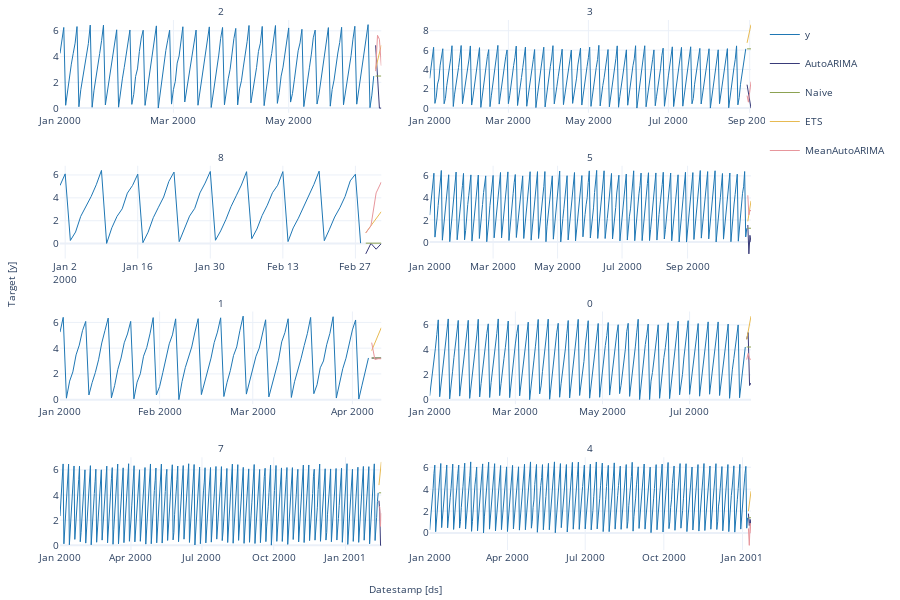

Notebook cell for this chart:
### Code cell
#| hide
# test plot with ds as object

panel_df['ds'] = panel_df['ds'].astype(str)
fcst.plot(panel_df, fcsts_df)

### Figure 1 — Plotly figure (JSON) as saved in the notebook; plotly's stock layout.template omitted (floating-point values rounded to 4 significant figures; data arrays with more than 128 entries replaced by an {"elided": "..."} marker saying what was removed)
{"data": [{"legendgroup": "y", "line": {"color": "#1f77b4", "width": 1}, "mode": "lines", "name": "y", "showlegend": true, "type": "scatter", "x": {"elided": "167 str values"}, "xaxis": "x", "y": {"elided": "167 float values"}, "yaxis": "y"}, {"legendgroup": "y", "line": {"color": "#1f77b4", "width": 1}, "mode": "lines", "name": "y", "showlegend": false, "type": "scatter", "x": {"elided": "242 str values"}, "xaxis": "x2", "y": {"elided": "242 float values"}, "yaxis": "y2"}, {"legendgroup": "y", "line": {"color": "#1f77b4", "width": 1}, "mode": "lines", "name": "y", "showlegend": false, "type": "scatter", "x": ["2000-01-01T00:00:00", "2000-01-02T00:00:00", "2000-01-03T00:00:00", "2000-01-04T00:00:00", "2000-01-05T00:00:00", "2000-01-06T00:00:00", "2000-01-07T00:00:00", "2000-01-08T00:00:00", "2000-01-09T00:00:00", "2000-01-10T00:00:00", "2000-01-11T00:00:00", "2000-01-12T00:00:00", "2000-01-13T00:00:00", "2000-01-14T00:00:00", "2000-01-15T00:00:00", "2000-01-16T00:00:00", "2000-01-17T00:00:00", "2000-01-18T00:00:00", "2000-01-19T00:00:00", "2000-01-20T00:00:00", "2000-01-21T00:00:00", "2000-01-22T00:00:00", "2000-01-23T00:00:00", "2000-01-24T00:00:00", "2000-01-25T00:00:00", "2000-01-26T00:00:00", "2000-01-27T00:00:00", "2000-01-28T00:00:00", "2000-01-29T00:00:00", "2000-01-30T00:00:00", "2000-01-31T00:00:00", "2000-02-01T00:00:00", "2000-02-02T00:00:00", "2000-02-03T00:00:00", "2000-02-04T00:00:00", "2000-02-05T00:00:00", "2000-02-06T00:00:00", "2000-02-07T00:00:00", "2000-02-08T00:00:00", "2000-02-09T00:00:00", "2000-02-10T00:00:00", "2000-02-11T00:00:00", "2000-02-12T00:00:00", "2000-02-13T00:00:00", "2000-02-14T00:00:00", "2000-02-15T00:00:00", "2000-02-16T00:00:00", "2000-02-17T00:00:00", "2000-02-18T00:00:00", "2000-02-19T00:00:00", "2000-02-20T00:00:00", "2000-02-21T00:00:00", "2000-02-22T00:00:00", "2000-02-23T00:00:00", "2000-02-24T00:00:00", "2000-02-25T00:00:00", "2000-02-26T00:00:00", "2000-02-27T00:00:00", "2000-02-28T00:00:00"], "xaxis": "x3", "y": [5.08, 6.096, 0.2747, 1.011, 2.385, 3.196, 4.112, 5.146, 6.402, 0.01859, 1.386, 2.381, 3.041, 4.416, 5.086, 6.068, 0.0832, 1.001, 2.267, 3.184, 4.072, 5.434, 6.253, 0.1744, 1.266, 2.405, 3.085, 4.433, 5.293, 6.308, 0.2943, 1.111, 2.092, 3.239, 4.178, 5.12, 6.291, 0.4281, 1.278, 2.453, 3.358, 4.45, 5.101, 6.294, 0.1773, 1.372, 2.225, 3.206, 4.071, 5.177, 6.334, 0.2544, 1.26, 2.324, 3.138, 4.11, 5.484, 6.069, 0.0405], "yaxis": "y3"}, {"legendgroup": "y", "line": {"color": "#1f77b4", "width": 1}, "mode": "lines", "name": "y", "showlegend": false, "type": "scatter", "x": {"elided": "301 str values"}, "xaxis": "x4", "y": {"elided": "301 float values"}, "yaxis": "y4"}, {"legendgroup": "y", "line": {"color": "#1f77b4", "width": 1}, "mode": "lines", "name": "y", "showlegend": false, "type": "scatter", "x": ["2000-01-01T00:00:00", "2000-01-02T00:00:00", "2000-01-03T00:00:00", "2000-01-04T00:00:00", "2000-01-05T00:00:00", "2000-01-06T00:00:00", "2000-01-07T00:00:00", "2000-01-08T00:00:00", "2000-01-09T00:00:00", "2000-01-10T00:00:00", "2000-01-11T00:00:00", "2000-01-12T00:00:00", "2000-01-13T00:00:00", "2000-01-14T00:00:00", "2000-01-15T00:00:00", "2000-01-16T00:00:00", "2000-01-17T00:00:00", "2000-01-18T00:00:00", "2000-01-19T00:00:00", "2000-01-20T00:00:00", "2000-01-21T00:00:00", "2000-01-22T00:00:00", "2000-01-23T00:00:00", "2000-01-24T00:00:00", "2000-01-25T00:00:00", "2000-01-26T00:00:00", "2000-01-27T00:00:00", "2000-01-28T00:00:00", "2000-01-29T00:00:00", "2000-01-30T00:00:00", "2000-01-31T00:00:00", "2000-02-01T00:00:00", "2000-02-02T00:00:00", "2000-02-03T00:00:00", "2000-02-04T00:00:00", "2000-02-05T00:00:00", "2000-02-06T00:00:00", "2000-02-07T00:00:00", "2000-02-08T00:00:00", "2000-02-09T00:00:00", "2000-02-10T00:00:00", "2000-02-11T00:00:00", "2000-02-12T00:00:00", "2000-02-13T00:00:00", "2000-02-14T00:00:00", "2000-02-15T00:00:00", "2000-02-16T00:00:00", "2000-02-17T00:00:00", "2000-02-18T00:00:00", "2000-02-19T00:00:00", "2000-02-20T00:00:00", "2000-02-21T00:00:00", "2000-02-22T00:00:00", "2000-02-23T00:00:00", "2000-02-24T00:00:00", "2000-02-25T00:00:00", "2000-02-26T00:00:00", "2000-02-27T00:00:00", "2000-02-28T00:00:00", "2000-02-29T00:00:00", "2000-03-01T00:00:00", "2000-03-02T00:00:00", "2000-03-03T00:00:00", "2000-03-04T00:00:00", "2000-03-05T00:00:00", "2000-03-06T00:00:00", "2000-03-07T00:00:00", "2000-03-08T00:00:00", "2000-03-09T00:00:00", "2000-03-10T00:00:00", "2000-03-11T00:00:00", "2000-03-12T00:00:00", "2000-03-13T00:00:00", "2000-03-14T00:00:00", "2000-03-15T00:00:00", "2000-03-16T00:00:00", "2000-03-17T00:00:00", "2000-03-18T00:00:00", "2000-03-19T00:00:00", "2000-03-20T00:00:00", "2000-03-21T00:00:00", "2000-03-22T00:00:00", "2000-03-23T00:00:00", "2000-03-24T00:00:00", "2000-03-25T00:00:00", "2000-03-26T00:00:00", "2000-03-27T00:00:00", "2000-03-28T00:00:00", "2000-03-29T00:00:00", "2000-03-30T00:00:00", "2000-03-31T00:00:00", "2000-04-01T00:00:00", "2000-04-02T00:00:00", "2000-04-03T00:00:00", "2000-04-04T00:00:00", "2000-04-05T00:00:00", "2000-04-06T00:00:00"], "xaxis": "x5", "y": [5.242, 6.394, 0.1147, 1.44, 2.157, 3.479, 4.236, 5.356, 6.077, 0.3652, 1.323, 2.107, 3.093, 4.404, 5.374, 6.337, 0.1384, 1.087, 2.352, 3.232, 4.42, 5.102, 6.082, 0.06242, 1.361, 2.015, 3.373, 4.046, 5.109, 6.375, 0.3658, 1.023, 2.105, 3.143, 4.339, 5.032, 6.278, 0.00462, 1.417, 2.492, 3.352, 4.091, 5.256, 6.29, 0.3938, 1.303, 2.109, 3.228, 4.439, 5.246, 6.358, 0.2431, 1.354, 2.249, 3.422, 4.097, 5.387, 6.487, 0.4312, 1.39, 2.493, 3.377, 4.002, 5.135, 6.205, 0.2141, 1.149, 2.201, 3.06, 4.49, 5.203, 6.285, 0.1718, 1.394, 2.206, 3.18, 4.2, 5.151, 6.388, 0.4631, 1.163, 2.476, 3.007, 4.267, 5.152, 6.441, 0.1253, 1.339, 2.405, 3.216, 4.376, 5.415, 6.19, 0.04827, 1.128, 2.296, 3.238], "yaxis": "y5"}, {"legendgroup": "y", "line": {"color": "#1f77b4", "width": 1}, "mode": "lines", "name": "y", "showlegend": false, "type": "scatter", "x": {"elided": "222 str values"}, "xaxis": "x6", "y": {"elided": "222 float values"}, "yaxis": "y6"}, {"legendgroup": "y", "line": {"color": "#1f77b4", "width": 1}, "mode": "lines", "name": "y", "showlegend": false, "type": "scatter", "x": {"elided": "409 str values"}, "xaxis": "x7", "y": {"elided": "409 float values"}, "yaxis": "y7"}, {"legendgroup": "y", "line": {"color": "#1f77b4", "width": 1}, "mode": "lines", "name": "y", "showlegend": false, "type": "scatter", "x": {"elided": "373 str values"}, "xaxis": "x8", "y": {"elided": "373 float values"}, "yaxis": "y8"}, {"legendgroup": "AutoARIMA", "line": {"color": "#393b79", "width": 1}, "mode": "lines", "name": "AutoARIMA", "showlegend": true, "type": "scatter", "x": ["2000-06-16T00:00:00", "2000-06-17T00:00:00", "2000-06-18T00:00:00", "2000-06-19T00:00:00"], "xaxis": "x", "y": [4.876, 1.881, 0, 0], "yaxis": "y"}, {"legendgroup": "Naive", "line": {"color": "#8ca252", "width": 1}, "mode": "lines", "name": "Naive", "showlegend": true, "type": "scatter", "x": ["2000-06-16T00:00:00", "2000-06-17T00:00:00", "2000-06-18T00:00:00", "2000-06-19T00:00:00"], "xaxis": "x", "y": [2.49, 2.49, 2.49, 2.49], "yaxis": "y"}, {"legendgroup": "ETS", "line": {"color": "#e7ba52", "width": 1}, "mode": "lines", "name": "ETS", "showlegend": true, "type": "scatter", "x": ["2000-06-16T00:00:00", "2000-06-17T00:00:00", "2000-06-18T00:00:00", "2000-06-19T00:00:00"], "xaxis": "x", "y": [3.057, 3.667, 4.277, 4.888], "yaxis": "y"}, {"legendgroup": "MeanAutoARIMA", "line": {"color": "#e7969c", "width": 1}, "mode": "lines", "name": "MeanAutoARIMA", "showlegend": true, "type": "scatter", "x": ["2000-06-16T00:00:00", "2000-06-17T00:00:00", "2000-06-18T00:00:00", "2000-06-19T00:00:00"], "xaxis": "x", "y": [2.871, 5.653, 5.342, 3.294], "yaxis": "y"}, {"legendgroup": "AutoARIMA", "line": {"color": "#393b79", "width": 1}, "mode": "lines", "name": "AutoARIMA", "showlegend": false, "type": "scatter", "x": ["2000-08-30T00:00:00", "2000-08-31T00:00:00", "2000-09-01T00:00:00", "2000-09-02T00:00:00"], "xaxis": "x2", "y": [2.421, 1.644, 1.213, 0], "yaxis": "y2"}, {"legendgroup": "Naive", "line": {"color": "#8ca252", "width": 1}, "mode": "lines", "name": "Naive", "showlegend": false, "type": "scatter", "x": ["2000-08-30T00:00:00", "2000-08-31T00:00:00", "2000-09-01T00:00:00", "2000-09-02T00:00:00"], "xaxis": "x2", "y": [6.127, 6.127, 6.127, 6.127], "yaxis": "y2"}, {"legendgroup": "ETS", "line": {"color": "#e7ba52", "width": 1}, "mode": "lines", "name": "ETS", "showlegend": false, "type": "scatter", "x": ["2000-08-30T00:00:00", "2000-08-31T00:00:00", "2000-09-01T00:00:00", "2000-09-02T00:00:00"], "xaxis": "x2", "y": [6.747, 7.375, 8.003, 8.631], "yaxis": "y2"}, {"legendgroup": "MeanAutoARIMA", "line": {"color": "#e7969c", "width": 1}, "mode": "lines", "name": "MeanAutoARIMA", "showlegend": false, "type": "scatter", "x": ["2000-08-30T00:00:00", "2000-08-31T00:00:00", "2000-09-01T00:00:00", "2000-09-02T00:00:00"], "xaxis": "x2", "y": [1.293, 0.6131, 1.642, 2.739], "yaxis": "y2"}, {"legendgroup": "AutoARIMA", "line": {"color": "#393b79", "width": 1}, "mode": "lines", "name": "AutoARIMA", "showlegend": false, "type": "scatter", "x": ["2000-02-29T00:00:00", "2000-03-01T00:00:00", "2000-03-02T00:00:00", "2000-03-03T00:00:00"], "xaxis": "x3", "y": [-0.8951, 0.01778, -0.4875, 0.007351], "yaxis": "y3"}, {"legendgroup": "Naive", "line": {"color": "#8ca252", "width": 1}, "mode": "lines", "name": "Naive", "showlegend": false, "type": "scatter", "x": ["2000-02-29T00:00:00", "2000-03-01T00:00:00", "2000-03-02T00:00:00", "2000-03-03T00:00:00"], "xaxis": "x3", "y": [0.0405, 0.0405, 0.0405, 0.0405], "yaxis": "y3"}, {"legendgroup": "ETS", "line": {"color": "#e7ba52", "width": 1}, "mode": "lines", "name": "ETS", "showlegend": false, "type": "scatter", "x": ["2000-02-29T00:00:00", "2000-03-01T00:00:00", "2000-03-02T00:00:00", "2000-03-03T00:00:00"], "xaxis": "x3", "y": [0.9512, 1.568, 2.184, 2.801], "yaxis": "y3"}, {"legendgroup": "MeanAutoARIMA", "line": {"color": "#e7969c", "width": 1}, "mode": "lines", "name": "MeanAutoARIMA", "showlegend": false, "type": "scatter", "x": ["2000-02-29T00:00:00", "2000-03-01T00:00:00", "2000-03-02T00:00:00", "2000-03-03T00:00:00"], "xaxis": "x3", "y": [0.9254, 1.558, 4.432, 5.388], "yaxis": "y3"}, {"legendgroup": "AutoARIMA", "line": {"color": "#393b79", "width": 1}, "mode": "lines", "name": "AutoARIMA", "showlegend": false, "type": "scatter", "x": ["2000-10-28T00:00:00", "2000-10-29T00:00:00", "2000-10-30T00:00:00", "2000-10-31T00:00:00"], "xaxis": "x4", "y": [1.545, -1.07, 0.6109, 0], "yaxis": "y4"}, {"legendgroup": "Naive", "line": {"color": "#8ca252", "width": 1}, "mode": "lines", "name": "Naive", "showlegend": false, "type": "scatter", "x": ["2000-10-28T00:00:00", "2000-10-29T00:00:00", "2000-10-30T00:00:00", "2000-10-31T00:00:00"], "xaxis": "x4", "y": [1.253, 1.253, 1.253, 1.253], "yaxis": "y4"}, {"legendgroup": "ETS", "line": {"color": "#e7ba52", "width": 1}, "mode": "lines", "name": "ETS", "showlegend": false, "type": "scatter", "x": ["2000-10-28T00:00:00", "2000-10-29T00:00:00", "2000-10-30T00:00:00", "2000-10-31T00:00:00"], "xaxis": "x4", "y": [1.878, 2.497, 3.115, 3.733], "yaxis": "y4"}, {"legendgroup": "MeanAutoARIMA", "line": {"color": "#e7969c", "width": 1}, "mode": "lines", "name": "MeanAutoARIMA", "showlegend": false, "type": "scatter", "x": ["2000-10-28T00:00:00", "2000-10-29T00:00:00", "2000-10-30T00:00:00", "2000-10-31T00:00:00"], "xaxis": "x4", "y": [4.239, 2.463, 2.856, 2.856], "yaxis": "y4"}, {"legendgroup": "AutoARIMA", "line": {"color": "#393b79", "width": 1}, "mode": "lines", "name": "AutoARIMA", "showlegend": false, "type": "scatter", "x": ["2000-04-07T00:00:00", "2000-04-08T00:00:00", "2000-04-09T00:00:00", "2000-04-10T00:00:00"], "xaxis": "x5", "y": [3.233, 3.233, 3.233, 3.233], "yaxis": "y5"}, {"legendgroup": "Naive", "line": {"color": "#8ca252", "width": 1}, "mode": "lines", "name": "Naive", "showlegend": false, "type": "scatter", "x": ["2000-04-07T00:00:00", "2000-04-08T00:00:00", "2000-04-09T00:00:00", "2000-04-10T00:00:00"], "xaxis": "x5", "y": [3.238, 3.238, 3.238, 3.238], "yaxis": "y5"}, {"legendgroup": "ETS", "line": {"color": "#e7ba52", "width": 1}, "mode": "lines", "name": "ETS", "showlegend": false, "type": "scatter", "x": ["2000-04-07T00:00:00", "2000-04-08T00:00:00", "2000-04-09T00:00:00", "2000-04-10T00:00:00"], "xaxis": "x5", "y": [3.812, 4.408, 5.003, 5.598], "yaxis": "y5"}, {"legendgroup": "MeanAutoARIMA", "line": {"color": "#e7969c", "width": 1}, "mode": "lines", "name": "MeanAutoARIMA", "showlegend": false, "type": "scatter", "x": ["2000-04-07T00:00:00", "2000-04-08T00:00:00", "2000-04-09T00:00:00", "2000-04-10T00:00:00"], "xaxis": "x5", "y": [4.428, 3.117, 3.179, 3.179], "yaxis": "y5"}, {"legendgroup": "AutoARIMA", "line": {"color": "#393b79", "width": 1}, "mode": "lines", "name": "AutoARIMA", "showlegend": false, "type": "scatter", "x": ["2000-08-10T00:00:00", "2000-08-11T00:00:00", "2000-08-12T00:00:00", "2000-08-13T00:00:00"], "xaxis": "x6", "y": [4.858, 5.389, 1.143, 1.346], "yaxis": "y6"}, {"legendgroup": "Naive", "line": {"color": "#8ca252", "width": 1}, "mode": "lines", "name": "Naive", "showlegend": false, "type": "scatter", "x": ["2000-08-10T00:00:00", "2000-08-11T00:00:00", "2000-08-12T00:00:00", "2000-08-13T00:00:00"], "xaxis": "x6", "y": [4.228, 4.228, 4.228, 4.228], "yaxis": "y6"}, {"legendgroup": "ETS", "line": {"color": "#e7ba52", "width": 1}, "mode": "lines", "name": "ETS", "showlegend": false, "type": "scatter", "x": ["2000-08-10T00:00:00", "2000-08-11T00:00:00", "2000-08-12T00:00:00", "2000-08-13T00:00:00"], "xaxis": "x6", "y": [4.837, 5.459, 6.082, 6.704], "yaxis": "y6"}, {"legendgroup": "MeanAutoARIMA", "line": {"color": "#e7969c", "width": 1}, "mode": "lines", "name": "MeanAutoARIMA", "showlegend": false, "type": "scatter", "x": ["2000-08-10T00:00:00", "2000-08-11T00:00:00", "2000-08-12T00:00:00", "2000-08-13T00:00:00"], "xaxis": "x6", "y": [3.22, 3.717, 3.253, 3.253], "yaxis": "y6"}, {"legendgroup": "AutoARIMA", "line": {"color": "#393b79", "width": 1}, "mode": "lines", "name": "AutoARIMA", "showlegend": false, "type": "scatter", "x": ["2001-02-13T00:00:00", "2001-02-14T00:00:00", "2001-02-15T00:00:00", "2001-02-16T00:00:00"], "xaxis": "x7", "y": [3.552, 2.656, 0, 0], "yaxis": "y7"}, {"legendgroup": "Naive", "line": {"color": "#8ca252", "width": 1}, "mode": "lines", "name": "Naive", "showlegend": false, "type": "scatter", "x": ["2001-02-13T00:00:00", "2001-02-14T00:00:00", "2001-02-15T00:00:00", "2001-02-16T00:00:00"], "xaxis": "x7", "y": [4.177, 4.177, 4.177, 4.177], "yaxis": "y7"}, {"legendgroup": "ETS", "line": {"color": "#e7ba52", "width": 1}, "mode": "lines", "name": "ETS", "showlegend": false, "type": "scatter", "x": ["2001-02-13T00:00:00", "2001-02-14T00:00:00", "2001-02-15T00:00:00", "2001-02-16T00:00:00"], "xaxis": "x7", "y": [4.788, 5.404, 6.019, 6.635], "yaxis": "y7"}, {"legendgroup": "MeanAutoARIMA", "line": {"color": "#e7969c", "width": 1}, "mode": "lines", "name": "MeanAutoARIMA", "showlegend": false, "type": "scatter", "x": ["2001-02-13T00:00:00", "2001-02-14T00:00:00", "2001-02-15T00:00:00", "2001-02-16T00:00:00"], "xaxis": "x7", "y": [3.119, 3.051, 1.512, 2.56], "yaxis": "y7"}, {"legendgroup": "AutoARIMA", "line": {"color": "#393b79", "width": 1}, "mode": "lines", "name": "AutoARIMA", "showlegend": false, "type": "scatter", "x": ["2001-01-08T00:00:00", "2001-01-09T00:00:00", "2001-01-10T00:00:00", "2001-01-11T00:00:00"], "xaxis": "x8", "y": [1.771, 0.6798, 1.236, 0.639], "yaxis": "y8"}, {"legendgroup": "Naive", "line": {"color": "#8ca252", "width": 1}, "mode": "lines", "name": "Naive", "showlegend": false, "type": "scatter", "x": ["2001-01-08T00:00:00", "2001-01-09T00:00:00", "2001-01-10T00:00:00", "2001-01-11T00:00:00"], "xaxis": "x8", "y": [1.387, 1.387, 1.387, 1.387], "yaxis": "y8"}, {"legendgroup": "ETS", "line": {"color": "#e7ba52", "width": 1}, "mode": "lines", "name": "ETS", "showlegend": false, "type": "scatter", "x": ["2001-01-08T00:00:00", "2001-01-09T00:00:00", "2001-01-10T00:00:00", "2001-01-11T00:00:00"], "xaxis": "x8", "y": [1.991, 2.598, 3.204, 3.811], "yaxis": "y8"}, {"legendgroup": "MeanAutoARIMA", "line": {"color": "#e7969c", "width": 1}, "mode": "lines", "name": "MeanAutoARIMA", "showlegend": false, "type": "scatter", "x": ["2001-01-08T00:00:00", "2001-01-09T00:00:00", "2001-01-10T00:00:00", "2001-01-11T00:00:00"], "xaxis": "x8", "y": [0.4211, -1.13, 0.8971, 0], "yaxis": "y8"}], "layout": {"annotations": [{"font": {"size": 10}, "showarrow": false, "text": "2", "x": 0.2325, "xanchor": "center", "xref": "paper", "y": 1, "yanchor": "bottom", "yref": "paper"}, {"font": {"size": 10}, "showarrow": false, "text": "3", "x": 0.7675, "xanchor": "center", "xref": "paper", "y": 1, "yanchor": "bottom", "yref": "paper"}, {"font": {"size": 10}, "showarrow": false, "text": "8", "x": 0.2325, "xanchor": "center", "xref": "paper", "y": 0.725, "yanchor": "bottom", "yref": "paper"}, {"font": {"size": 10}, "showarrow": false, "text": "5", "x": 0.7675, "xanchor": "center", "xref": "paper", "y": 0.725, "yanchor": "bottom", "yref": "paper"}, {"font": {"size": 10}, "showarrow": false, "text": "1", "x": 0.2325, "xanchor": "center", "xref": "paper", "y": 0.45, "yanchor": "bottom", "yref": "paper"}, {"font": {"size": 10}, "showarrow": false, "text": "0", "x": 0.7675, "xanchor": "center", "xref": "paper", "y": 0.45, "yanchor": "bottom", "yref": "paper"}, {"font": {"size": 10}, "showarrow": false, "text": "7", "x": 0.2325, "xanchor": "center", "xref": "paper", "y": 0.175, "yanchor": "bottom", "yref": "paper"}, {"font": {"size": 10}, "showarrow": false, "text": "4", "x": 0.7675, "xanchor": "center", "xref": "paper", "y": 0.175, "yanchor": "bottom", "yref": "paper"}, {"font": {"size": 10}, "showarrow": false, "text": "Datestamp [ds]", "x": 0.5, "xanchor": "center", "xref": "paper", "y": 0, "yanchor": "top", "yref": "paper", "yshift": -30}, {"font": {"size": 10}, "showarrow": false, "text": "Target [y]", "textangle": -90, "x": 0, "xanchor": "right", "xref": "paper", "xshift": -40, "y": 0.5, "yanchor": "middle", "yref": "paper"}], "autosize": true, "font": {"size": 10}, "height": 600, "margin": {"b": 50, "l": 60, "r": 10, "t": 20}, "xaxis": {"anchor": "y", "domain": [0, 0.465], "showticklabels": true, "visible": true}, "xaxis2": {"anchor": "y2", "domain": [0.535, 1.0], "showticklabels": true, "visible": true}, "xaxis3": {"anchor": "y3", "domain": [0, 0.465], "showticklabels": true, "visible": true}, "xaxis4": {"anchor": "y4", "domain": [0.535, 1.0], "showticklabels": true, "visible": true}, "xaxis5": {"anchor": "y5", "domain": [0, 0.465], "showticklabels": true, "visible": true}, "xaxis6": {"anchor": "y6", "domain": [0.535, 1.0], "showticklabels": true, "visible": true}, "xaxis7": {"anchor": "y7", "domain": [0, 0.465], "showticklabels": true, "visible": true}, "xaxis8": {"anchor": "y8", "domain": [0.535, 1.0], "showticklabels": true, "visible": true}, "yaxis": {"anchor": "x", "domain": [0.825, 1]}, "yaxis2": {"anchor": "x2", "domain": [0.825, 1]}, "yaxis3": {"anchor": "x3", "domain": [0.55, 0.725]}, "yaxis4": {"anchor": "x4", "domain": [0.55, 0.725]}, "yaxis5": {"anchor": "x5", "domain": [0.275, 0.45]}, "yaxis6": {"anchor": "x6", "domain": [0.275, 0.45]}, "yaxis7": {"anchor": "x7", "domain": [0, 0.175]}, "yaxis8": {"anchor": "x8", "domain": [0, 0.175]}}}
